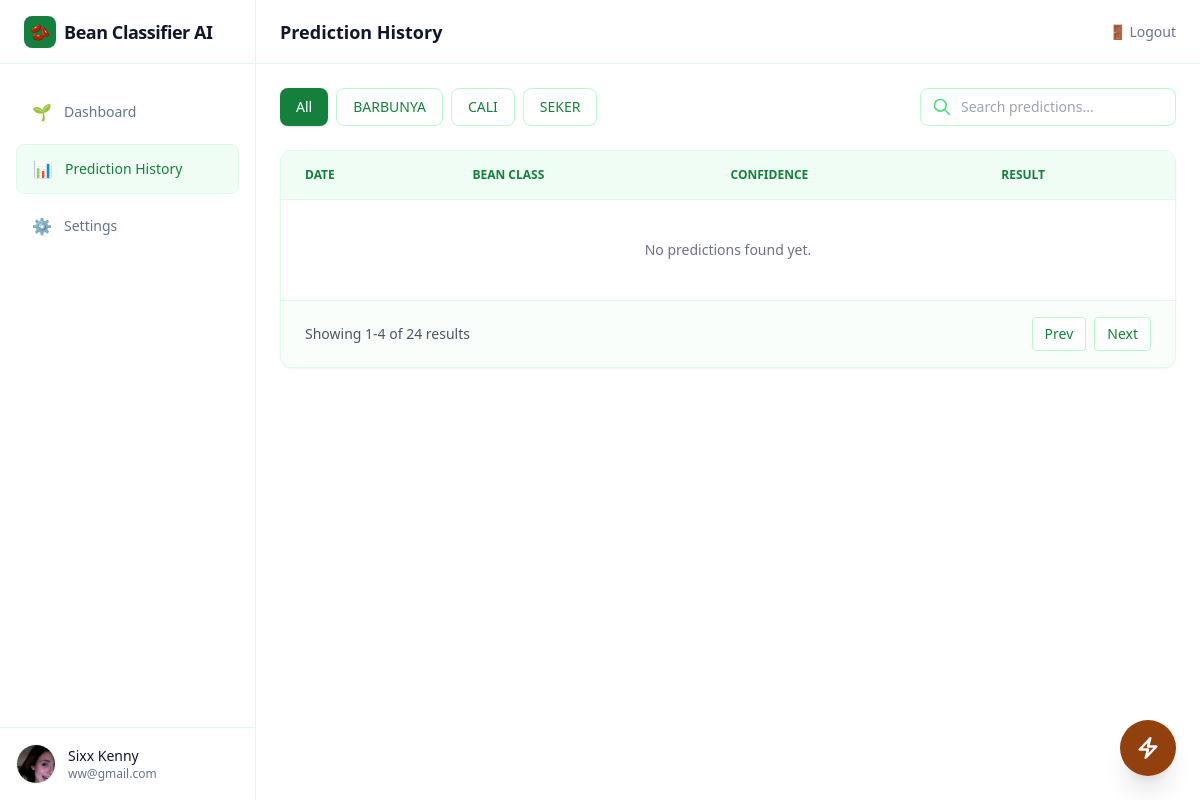
The app's page /history (signed in), older data.
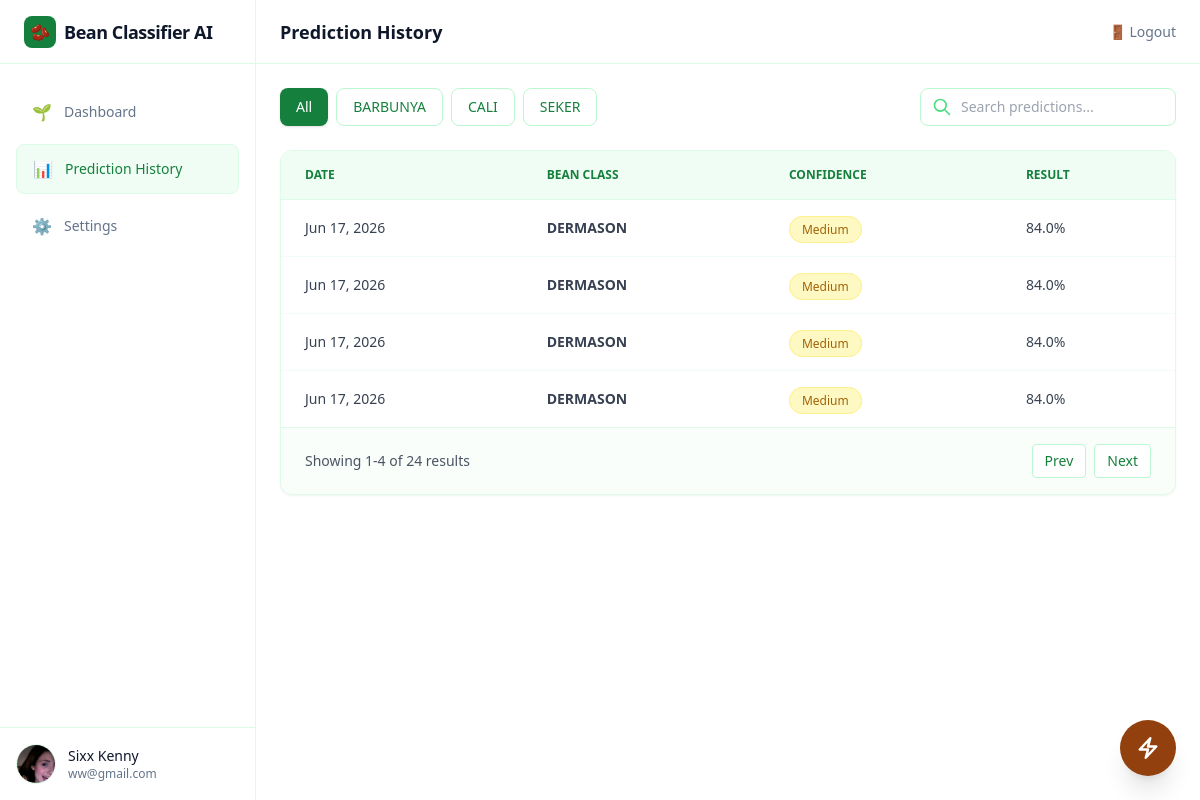
The same page, newer data.
### models/user.py (models this page shows, shortened)
class User(db.Model):
    id = db.Column(
        db.Integer,
        primary_key=True
    )
    name = db.Column(
        db.String(100),
        nullable=False
    )
    username = db.Column(
        db.String(25),
        unique=True,
        nullable=False
    )
    email = db.Column(
        db.String(120),
        unique=True,
        nullable=False
    )
    password_hash = db.Column(
        db.String(255),
        nullable=False
    )
    avatar = db.Column(
        db.String(255),
        nullable=True
    )

### models/prediction.py (models this page shows)
class Prediction(db.Model):
    id = db.Column(
        db.Integer,
        primary_key=True
    )
    user_id = db.Column(
        db.Integer,
        db.ForeignKey("user.id"),
        nullable=True
    )
    prediction = db.Column(
        db.String(50)
    )
    confidence = db.Column(
        db.Float
    )
    input_data = db.Column(
        db.Text
    )
    created_at = db.Column(
        db.DateTime,
        default=datetime.utcnow
    )

### routes/main.py (the view)
@main.route("/history")
def history():
    if session.get("guest"):
        return redirect(url_for("main.dashboard"))
    if "username" not in session:
        return redirect(url_for("auth.login_page"))
    user = User.query.filter_by(
        username=session["username"]
    ).first()
    predictions = Prediction.query.filter_by(
        user_id=user.id
    ).order_by(
        Prediction.created_at.desc()
    ).all()
    return render_template(
        "main/history.html",
        user=user,
        predictions=predictions
    )

### app.py (called while the page is built)
@app.after_request
def add_header(response):
    response.headers["Cache-Control"] = "no-store, no-cache, must-revalidate, max-age=0"
    response.headers["Pragma"] = "no-cache"
    response.headers["Expires"] = "0"
    return response

### templates/main/history.html (shortened to what this page needs)
{% extends "main/base.html" %}
{% block page_title %}
Prediction History
{% endblock %}
{% block content %}
<main>
    <div class="p-6 space-y-6">
        <div class="flex flex-col sm:flex-row gap-4 justify-between items-start sm:items-center">
            <div class="flex gap-2">
                <button class="px-4 py-2 bg-green-700 text-white text-sm rounded-lg shadow">
                    All
                </button>
                <button class="px-4 py-2 bg-white text-green-700 text-sm rounded-lg border border-green-200 hover:bg-green-50 transition">
                    BARBUNYA
                </button>
                <button class="px-4 py-2 bg-white text-green-700 text-sm rounded-lg border border-green-200 hover:bg-green-50 transition">
                    CALI
                </button>
                <button class="px-4 py-2 bg-white text-green-700 text-sm rounded-lg border border-green-200 hover:bg-green-50 transition">
                    SEKER
                </button>
            </div>
            <div class="relative">
                <svg xmlns="http://www.w3.org/2000/svg"
                     class="h-5 w-5 text-green-400 absolute left-3 top-1/2 -translate-y-1/2"
                     fill="none" viewBox="0 0 24 24" stroke="currentColor">
                    <path stroke-linecap="round" stroke-linejoin="round" stroke-width="2"
                          d="M21 21l-6-6m2-5a7 7 0 11-14 0 7 7 0 0114 0z" />
                </svg>
                <input type="text" placeholder="Search predictions..."
                    class="pl-10 pr-4 py-2 bg-white border border-green-200 rounded-lg text-gray-700 placeholder-gray-400 focus:outline-none focus:ring-2 focus:ring-green-500 text-sm w-full sm:w-64">
            </div>
        </div>
        <div class="bg-white rounded-xl border border-green-100 shadow-sm overflow-hidden">
            <div class="overflow-x-auto">
                <table class="w-full">
                    <thead class="bg-green-50">
                        <tr class="border-b border-green-100">
                            <th class="text-left text-xs font-semibold text-green-700 uppercase px-6 py-4">
                                Date
                            </th>
                            <th class="text-left text-xs font-semibold text-green-700 uppercase px-6 py-4">
                                Bean Class
                            </th>
                            <th class="text-left text-xs font-semibold text-green-700 uppercase px-6 py-4">
                                Confidence
                            </th>
                            <th class="text-left text-xs font-semibold text-green-700 uppercase px-6 py-4">
                                Result
                            </th>
                        </tr>
                    </thead>
                    <tbody class="divide-y divide-green-50">
                        {% for p in predictions %}
                        <tr class="hover:bg-green-50 transition">
                            <td class="px-6 py-4 text-sm text-gray-700">
                                {{ p.created_at.strftime('%b %d, %Y') }}
                            </td>
                            <td class="px-6 py-4 text-sm text-gray-700 font-semibold">
                                {{ p.prediction }}
                            </td>
                            <td class="px-6 py-4">
                                {% if p.confidence >= 90 %}
                                    <span class="px-3 py-1 text-xs rounded-full bg-green-100 text-green-700 border border-green-200">
                                        High
                                    </span>
                                {% elif p.confidence >= 75 %}
                                    <span class="px-3 py-1 text-xs rounded-full bg-yellow-100 text-yellow-700 border border-yellow-200">
                                        Medium
                                    </span>
                                {% else %}
                                    <span class="px-3 py-1 text-xs rounded-full bg-red-100 text-red-700 border border-red-200">
                                        Low
                                    </span>
                                {% endif %}
                            </td>
                            <td class="px-6 py-4 text-sm text-gray-700">
                                {{ p.confidence }}%
                            </td>
                        </tr>
                        {% else %}
                        <tr>
                            <td colspan="4" class="px-6 py-10 text-center text-sm text-gray-500">
                                No predictions found yet.
                            </td>
                        </tr>
                        {% endfor %}
                    </tbody>
                </table>
            </div>
            <div class="flex items-center justify-between px-6 py-4 border-t border-green-100 bg-green-50/40">
                <p class="text-sm text-gray-600">
                    Showing 1-4 of 24 results
                </p>
                <div class="flex gap-2">
                    <button class="px-3 py-1.5 text-sm text-green-700 bg-white border border-green-200 rounded hover:bg-green-50">
                        Prev
                    </button>
                    <button class="px-3 py-1.5 text-sm text-green-700 bg-white border border-green-200 rounded hover:bg-green-50">
                        Next
                    </button>
                </div>
            </div>
        </div>
    </div>
</main>
{% endblock %}

### templates/main/base.html (shortened to what this page needs)
<!DOCTYPE html>
<html lang="en">
<head>
    <script src="https://cdn.tailwindcss.com"></script>
    <link rel="stylesheet" href="{{ url_for('static', filename='css/components/scrollbar.css') }}">
    <link rel="stylesheet" href="{{ url_for('static', filename='css/components/fonts.css') }}">
</head>
<body class="bg-white text-slate-700 antialiased selection:bg-green-500 selection:text-white">
    <aside class="fixed left-0 top-0 h-full w-64 bg-white border-r border-green-100 hidden lg:flex flex-col z-40">
        <a href="javascript:location.reload()" class="h-16 flex items-center px-6 border-b border-green-100 hover:bg-green-50 transition">
            <div class="flex items-center gap-2">
                <div class="h-8 w-8 bg-green-700 rounded-lg flex items-center justify-center text-white font-bold">
                    🫘
                </div>
                <span class="text-slate-900 font-bold text-lg tracking-tight">
                    Bean Classifier AI
                </span>
            </div>
        </a>
        {% set active_class = "flex items-center gap-3 px-4 py-3 bg-green-50 text-green-700 rounded-lg border border-green-100" %}
        {% set inactive_class = "flex items-center gap-3 px-4 py-3 text-slate-500 hover:text-green-700 hover:bg-green-50 rounded-lg transition" %}
        <nav class="flex-1 px-4 py-6 space-y-2">
            <a href="{{ url_for('main.dashboard') }}"
               class="{{ active_class if request.endpoint == 'main.dashboard' else inactive_class }}">
                🌱
                <span class="text-sm font-medium">Dashboard</span>
            </a>
            {% if not session.get("guest") %}
            <a href="{{ url_for('main.history') }}"
               class="{{ active_class if request.endpoint == 'main.history' else inactive_class }}">
                📊
                <span class="text-sm font-medium">Prediction History</span>
            </a>
            <a href="{{ url_for('main.settings') }}"
               class="{{ active_class if request.endpoint == 'main.settings' else inactive_class }}">
                ⚙️
                <span class="text-sm font-medium">Settings</span>
            </a>
            {% endif %}
        </nav>
        <a href="{{ url_for('main.settings') }}"
           class="block p-4 border-t border-green-100 hover:bg-green-50 transition">
            <div class="flex items-center gap-3">
                {% if session.get("guest") %}
                    <div class="h-10 w-10 rounded-full bg-green-100 flex items-center justify-center">
                        <span class="text-green-700 font-semibold text-sm">
                            GU
                        </span>
                    </div>
                {% elif user.avatar %}
                    <img src="{{ url_for('static', filename='uploads/' + user.avatar) }}"
                        class="h-10 w-10 rounded-full object-cover border border-green-100">
                {% else %}
                    <div class="h-10 w-10 rounded-full bg-green-100 flex items-center justify-center">
                        <span class="text-green-700 font-semibold text-sm">
                            {{ user.name[:2].upper() }}
                        </span>
                    </div>
                {% endif %}
                <div class="flex-1 min-w-0">
                    {% if session.get("guest") %}
                        <p class="text-sm font-medium text-slate-900 truncate">
                            Guest User
                        </p>
                        <p class="text-xs text-slate-500 truncate">
                            Predictions will not be saved
                        </p>
                    {% else %}
                        <p class="text-sm font-medium text-slate-900 truncate">
                            {{ user.name }}
                        </p>
                        <p class="text-xs text-slate-500 truncate">
                            {{ user.email }}
                        </p>
                    {% endif %}
                </div>
            </div>
        </a>
    </aside>
    <main class="lg:pl-64 min-h-screen bg-white">
        <header class="h-16 bg-white/80 backdrop-blur border-b border-green-100 flex items-center justify-between px-6 sticky top-0 z-30">
            <h1 class="text-lg font-semibold text-slate-900">
                {% block page_title %}{% endblock %}
            </h1>
            <a href="{{ url_for('auth.logout') }}"
               class="text-sm text-slate-500 hover:text-green-700 transition flex items-center gap-2">
                🚪 Logout
            </a>
        </header>
        {% block content %}
        {% endblock %}
        <div class="fixed bottom-6 right-6 z-50 group flex items-center">
    <button onclick="openPredictionModal()"
        class="w-14 h-14 rounded-full bg-amber-800 text-white shadow-xl
               hover:bg-amber-900 hover:scale-110 active:scale-95
               flex items-center justify-center transition-all duration-300
               animate-pulse hover:animate-none">
        <svg xmlns="http://www.w3.org/2000/svg" fill="none" viewBox="0 0 24 24" stroke-width="2.5" stroke="currentColor" class="w-6 h-6">
            <path stroke-linecap="round" stroke-linejoin="round" d="m3.75 13.5 10.5-11.25L12 10.5h8.25L9.75 21.75 12 13.5H3.75Z" />
        </svg>
    </button>
</div>
    </main>
</body>
</html>

Row changes from the older to the newer data that the page shows:
added Prediction: created_at "Jun 17, 2026", prediction "DERMASON", shows "Medium", confidence "84.0"
added Prediction: created_at "Jun 17, 2026", prediction "DERMASON", shows "Medium", confidence "84.0"
added Prediction: created_at "Jun 17, 2026", prediction "DERMASON", shows "Medium", confidence "84.0"
added Prediction: created_at "Jun 17, 2026", prediction "DERMASON", shows "Medium", confidence "84.0"
Text that changed along with them:
text no longer shown: "No predictions found yet."
